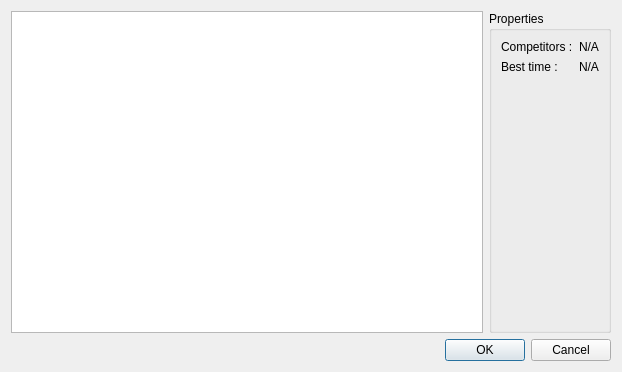
<?xml version="1.0" encoding="UTF-8"?>
<ui version="4.0">
 <class>OpenRaceDialog</class>
 <widget class="QDialog" name="OpenRaceDialog">
  <property name="geometry">
   <rect>
    <x>0</x>
    <y>0</y>
    <width>622</width>
    <height>372</height>
   </rect>
  </property>
  <property name="windowTitle">
   <string>Open race</string>
  </property>
  <layout class="QVBoxLayout" name="verticalLayout">
   <item>
    <layout class="QHBoxLayout" name="horizontalLayout">
     <item>
      <widget class="QTableView" name="m_table_view"/>
     </item>
     <item>
      <widget class="QGroupBox" name="groupBox">
       <property name="title">
        <string>Properties</string>
       </property>
       <layout class="QFormLayout" name="formLayout">
        <item row="0" column="0">
         <widget class="QLabel" name="label">
          <property name="text">
           <string>Competitors :</string>
          </property>
         </widget>
        </item>
        <item row="0" column="1">
         <widget class="QLabel" name="m_la_competitors">
          <property name="text">
           <string>N/A</string>
          </property>
         </widget>
        </item>
        <item row="1" column="0">
         <widget class="QLabel" name="label_2">
          <property name="text">
           <string>Best time :</string>
          </property>
         </widget>
        </item>
        <item row="1" column="1">
         <widget class="QLabel" name="m_la_best_time">
          <property name="text">
           <string>N/A</string>
          </property>
         </widget>
        </item>
       </layout>
      </widget>
     </item>
    </layout>
   </item>
   <item>
    <widget class="QDialogButtonBox" name="m_button_box">
     <property name="orientation">
      <enum>Qt::Horizontal</enum>
     </property>
     <property name="standardButtons">
      <set>QDialogButtonBox::Cancel|QDialogButtonBox::Ok</set>
     </property>
    </widget>
   </item>
  </layout>
 </widget>
 <resources/>
 <connections>
  <connection>
   <sender>m_button_box</sender>
   <signal>rejected()</signal>
   <receiver>OpenRaceDialog</receiver>
   <slot>reject()</slot>
   <hints>
    <hint type="sourcelabel">
     <x>316</x>
     <y>260</y>
    </hint>
    <hint type="destinationlabel">
     <x>286</x>
     <y>274</y>
    </hint>
   </hints>
  </connection>
 </connections>
</ui>
